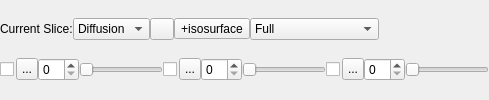
  <widget class="QWidget" name="centralwidget">
   <property name="sizePolicy">
    <sizepolicy hsizetype="Preferred" vsizetype="Preferred">
     <horstretch>0</horstretch>
     <verstretch>0</verstretch>
    </sizepolicy>
   </property>
   <layout class="QVBoxLayout" name="centralLayout">
    <property name="spacing">
     <number>0</number>
    </property>
    <property name="margin">
     <number>0</number>
    </property>
    <item>
     <layout class="QHBoxLayout" name="horizontalLayout_13">
      <property name="spacing">
       <number>0</number>
      </property>
      <item>
       <widget class="QLabel" name="label_3">
        <property name="text">
         <string>Current Slice:</string>
        </property>
       </widget>
      </item>
      <item>
       <widget class="QComboBox" name="SliceModality">
        <property name="maximumSize">
         <size>
          <width>16777215</width>
          <height>22</height>
         </size>
        </property>
        <item>
         <property name="text">
          <string>Diffusion</string>
         </property>
        </item>
       </widget>
      </item>
      <item>
       <widget class="QToolButton" name="addSlices">
        <property name="maximumSize">
         <size>
          <width>16777215</width>
          <height>22</height>
         </size>
        </property>
        <property name="text">
         <string/>
        </property>
        <property name="icon">
         <iconset resource="../icons.qrc">
          <normaloff>:/icons/icons/open.xpm</normaloff>:/icons/icons/open.xpm</iconset>
        </property>
        <property name="toolButtonStyle">
         <enum>Qt::ToolButtonTextBesideIcon</enum>
        </property>
       </widget>
      </item>
      <item>
       <widget class="QToolButton" name="isosurfaceButton">
        <property name="text">
         <string>+isosurface</string>
        </property>
       </widget>
      </item>
      <item>
       <widget class="QComboBox" name="surfaceStyle">
        <property name="maximumSize">
         <size>
          <width>16777215</width>
          <height>22</height>
         </size>
        </property>
        <item>
         <property name="text">
          <string>Full</string>
         </property>
        </item>
        <item>
         <property name="text">
          <string>Right Hemisphere</string>
         </property>
        </item>
        <item>
         <property name="text">
          <string>Left Hemisphere</string>
         </property>
        </item>
        <item>
         <property name="text">
          <string>Lower Brain</string>
         </property>
        </item>
        <item>
         <property name="text">
          <string>Upper Brain</string>
         </property>
        </item>
        <item>
         <property name="text">
          <string>Anterior Half</string>
         </property>
        </item>
        <item>
         <property name="text">
          <string>Posterior Half</string>
         </property>
        </item>
       </widget>
      </item>
      <item>
       <spacer name="horizontalSpacer">
        <property name="orientation">
         <enum>Qt::Horizontal</enum>
        </property>
        <property name="sizeHint" stdset="0">
         <size>
          <width>40</width>
          <height>20</height>
         </size>
        </property>
       </spacer>
      </item>
     </layout>
    </item>
    <item>
     <layout class="QHBoxLayout" name="centralLayout2">
      <property name="spacing">
       <number>0</number>
      </property>
      <item>
       <widget class="QCheckBox" name="glSagCheck">
        <property name="sizePolicy">
         <sizepolicy hsizetype="Fixed" vsizetype="Fixed">
          <horstretch>0</horstretch>
          <verstretch>0</verstretch>
         </sizepolicy>
        </property>
        <property name="minimumSize">
         <size>
          <width>16</width>
          <height>0</height>
         </size>
        </property>
        <property name="text">
         <string/>
        </property>
       </widget>
      </item>
      <item>
       <widget class="QToolButton" name="glSagView">
        <property name="maximumSize">
         <size>
          <width>22</width>
          <height>22</height>
         </size>
        </property>
        <property name="text">
         <string>...</string>
        </property>
        <property name="icon">
         <iconset resource="../icons.qrc">
          <normaloff>:/icons/icons/sag.xpm</normaloff>:/icons/icons/sag.xpm</iconset>
        </property>
       </widget>
      </item>
      <item>
       <widget class="QSpinBox" name="glSagBox">
        <property name="sizePolicy">
         <sizepolicy hsizetype="Maximum" vsizetype="Fixed">
          <horstretch>0</horstretch>
          <verstretch>0</verstretch>
         </sizepolicy>
        </property>
       </widget>
      </item>
      <item>
       <widget class="QSlider" name="glSagSlider">
        <property name="orientation">
         <enum>Qt::Horizontal</enum>
        </property>
       </widget>
      </item>
      <item>
       <widget class="QCheckBox" name="glCorCheck">
        <property name="sizePolicy">
         <sizepolicy hsizetype="Fixed" vsizetype="Fixed">
          <horstretch>0</horstretch>
          <verstretch>0</verstretch>
         </sizepolicy>
        </property>
        <property name="minimumSize">
         <size>
          <width>16</width>
          <height>0</height>
         </size>
        </property>
        <property name="text">
         <string/>
        </property>
       </widget>
      </item>
      <item>
       <widget class="QToolButton" name="glCorView">
        <property name="maximumSize">
         <size>
          <width>22</width>
          <height>22</height>
         </size>
        </property>
        <property name="text">
         <string>...</string>
        </property>
        <property name="icon">
         <iconset resource="../icons.qrc">
          <normaloff>:/icons/icons/coronal.xpm</normaloff>:/icons/icons/coronal.xpm</iconset>
        </property>
       </widget>
      </item>
      <item>
       <widget class="QSpinBox" name="glCorBox">
        <property name="sizePolicy">
         <sizepolicy hsizetype="Maximum" vsizetype="Fixed">
          <horstretch>0</horstretch>
          <verstretch>0</verstretch>
         </sizepolicy>
        </property>
       </widget>
      </item>
      <item>
       <widget class="QSlider" name="glCorSlider">
        <property name="orientation">
         <enum>Qt::Horizontal</enum>
        </property>
       </widget>
      </item>
      <item>
       <widget class="QCheckBox" name="glAxiCheck">
        <property name="sizePolicy">
         <sizepolicy hsizetype="Fixed" vsizetype="Fixed">
          <horstretch>0</horstretch>
          <verstretch>0</verstretch>
         </sizepolicy>
        </property>
        <property name="minimumSize">
         <size>
          <width>16</width>
          <height>0</height>
         </size>
        </property>
        <property name="text">
         <string/>
        </property>
       </widget>
      </item>
      <item>
       <widget class="QToolButton" name="glAxiView">
        <property name="minimumSize">
         <size>
          <width>0</width>
          <height>0</height>
         </size>
        </property>
        <property name="maximumSize">
         <size>
          <width>22</width>
          <height>22</height>
         </size>
        </property>
        <property name="text">
         <string>...</string>
        </property>
        <property name="icon">
         <iconset resource="../icons.qrc">
          <normaloff>:/icons/icons/axial.xpm</normaloff>:/icons/icons/axial.xpm</iconset>
        </property>
       </widget>
      </item>
      <item>
       <widget class="QSpinBox" name="glAxiBox">
        <property name="sizePolicy">
         <sizepolicy hsizetype="Maximum" vsizetype="Fixed">
          <horstretch>0</horstretch>
          <verstretch>0</verstretch>
         </sizepolicy>
        </property>
       </widget>
      </item>
      <item>
       <widget class="QSlider" name="glAxiSlider">
        <property name="orientation">
         <enum>Qt::Horizontal</enum>
        </property>
       </widget>
      </item>
     </layout>
    </item>
   </layout>
  </widget>
